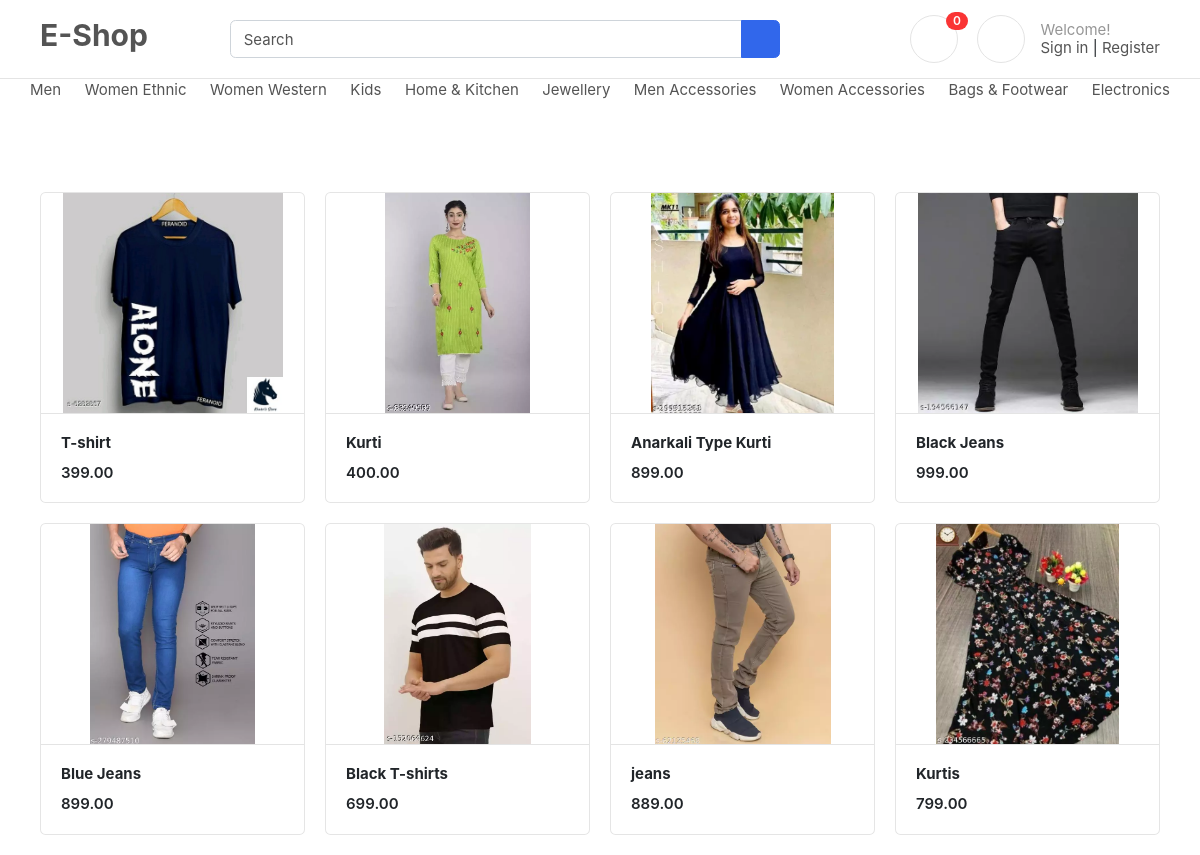
The page / on the database its author committed.
### products/models.py (models this page shows, shortened)
class Product(BaseModel):
    Product_name = models.CharField(max_length=100)
    slug = models.SlugField(unique=True , null=True , blank=True)
    category = models.ForeignKey(Category , on_delete=models.CASCADE , related_name="products")
    price = models.IntegerField()
    product_description = models.TextField()
    color_variant = models.ManyToManyField(ColorVariant , blank = True)
    size_variant = models.ManyToManyField(SizeVariant , blank = True)

class ProductImage(BaseModel):
    product = models.ForeignKey(Product , on_delete=models.CASCADE , related_name="product_images")
    image = models.ImageField(upload_to="product")

### home/views.py (the view)
# urls.py: path('' , index , name="index"),
def index(request):
    context = {'products' : Product.objects.all()}
    return render(request , 'home/index.html' , context)

### templates/home/index.html
{% extends "base/base.html"%}
{% block start %}
<div class="container mt-5 pt-5">
    <div class="row">
        {% for product in products %}
        <div class="col-md-3">
            <figure class="card card-product-grid">
                <div class="img-wrap"> <img src="/media/{{product.product_images.first.image}}"> </div>
                <figcaption class="info-wrap border-top">
                    <a href="{% url 'get_product' product.slug %}" class="title">
                        <b>{{product.Product_name}}</b></a>
                    <div class="price mt-2">{{product.price}}.00</div>
                </figcaption>
            </figure>
        </div>
        {% endfor %}
    </div>
</div>
{% endblock %}

### templates/base/base.html (shortened to what this page needs)
<!DOCTYPE HTML>
<html lang="en">
<head>
    <link href="/media/css/bootstrap.css" rel="stylesheet" type="text/css" />
    <link href="/media/fonts/fontawesome/css/all.min.css" type="text/css" rel="stylesheet">
    <link href="/media/css/ui.css" rel="stylesheet" type="text/css" />
    <link href="/media/css/responsive.css" rel="stylesheet" />
</head>
<body>
    <header class="section-header">
        <section class="header-main border-bottom">
            <div class="container">
                <div class="row align-items-center">
                    <div class="col-lg-2 col-4">
                        <h2> E-Shop</h2>
                    </div>
                    <div class="col-lg-6 col-sm-12">
                        <form action="#" class="search">
                            <div class="input-group w-100">
                                <input type="text" class="form-control" placeholder="Search">
                                <div class="input-group-append">
                                    <button class="btn btn-primary" type="submit">
                                        <i class="fa fa-search"></i>
                                    </button>
                                </div>
                            </div>
                        </form>
                    </div>
                    <div class="col-lg-4 col-sm-6 col-8">
                        <div class="widgets-wrap float-md-right">
                            <div class="widget-header  mr-3">
                                <a href="#" class="icon icon-sm rounded-circle border"><i
                                        class="fa fa-shopping-cart"></i></a>
                                <span class="badge badge-pill badge-danger notify">0</span>
                            </div>
                            <div class="widget-header icontext">
                                <a href="#" class="icon icon-sm rounded-circle border"><i class="fa fa-user"></i></a>
                                <div class="text">
                                    <span class="text-muted">Welcome!</span>
                                    <div>
                                        <a href="http://127.0.0.1:8000/accounts/login/">Sign in</a> |
                                        <a href="http://127.0.0.1:8000/accounts/register/"> Register</a>
                                    </div>
                                </div>
                            </div>
                        </div>
                    </div>
                </div>
            </div>
        </section>
        <nav class="navbar navbar-white navbar-expand p-0 bg-white">
            <div class="container">
                <div class="NavBarDesktop__Subtitle-sc-xsryom-0 izctWK"><span font-size="16px" font-weight="book"
                        color="greyBase" class="sc-eDvSVe gUjMRV">Men</span></div>
                <div class="NavBarDesktop__Subtitle-sc-xsryom-0 izctWK"><span font-size="16px" font-weight="book"
                        color="greyBase" class="sc-eDvSVe gUjMRV">Women Ethnic</span></div>
                <div class="NavBarDesktop__Subtitle-sc-xsryom-0 cVsvOs"><span font-size="16px" font-weight="demi"
                        color="pinkBase" class="sc-eDvSVe dURizl">Women Western</span></div>
                <div class="NavBarDesktop__Subtitle-sc-xsryom-0 izctWK"><span font-size="16px" font-weight="book"
                        color="greyBase" class="sc-eDvSVe gUjMRV">Kids</span></div>
                <div class="NavBarDesktop__Subtitle-sc-xsryom-0 cVsvOs"><span font-size="16px" font-weight="demi"
                        color="pinkBase" class="sc-eDvSVe dURizl">Home & Kitchen</span></div>
                <div class="NavBarDesktop__Subtitle-sc-xsryom-0 cVsvOs"><span font-size="16px" font-weight="demi"
                        color="pinkBase" class="sc-eDvSVe dURizl">Jewellery</span></div>
                <div class="NavBarDesktop__Subtitle-sc-xsryom-0 cVsvOs"><span font-size="16px" font-weight="demi"
                        color="pinkBase" class="sc-eDvSVe dURizl">Men Accessories</span></div>
                <div class="NavBarDesktop__Subtitle-sc-xsryom-0 cVsvOs"><span font-size="16px" font-weight="demi"
                        color="pinkBase" class="sc-eDvSVe dURizl">Women Accessories</span></div>
                <div class="NavBarDesktop__Subtitle-sc-xsryom-0 cVsvOs"><span font-size="16px" font-weight="demi"
                        color="pinkBase" class="sc-eDvSVe dURizl">Bags & Footwear</span></div>
                <div class="NavBarDesktop__Subtitle-sc-xsryom-0 cVsvOs"><span font-size="16px" font-weight="demi"
                        color="pinkBase" class="sc-eDvSVe dURizl">Electronics</span></div>
            </div>
        </nav>
    </header>
    {% block start %}
    {% endblock %}
</body>
</html>

### public/static/css/ui.css (style rules this page uses)
html { font-family: 'Inter', sans-serif; font-size: 15px; }
.img-wrap { text-align: center; display: block; }
.img-wrap img { max-width: 100%; }
.icon-xs, .icon-sm, .icon-md, .icon-lg { display: inline-block; text-align: center; flex-shrink: 0; flex-grow: 0; }
.icon-sm { width: 48px; height: 48px; line-height: 48px; font-size: 20px; }
figure { margin-bottom: 0; }
.bg-white { background-color: #fff; }
.card .title { color: #212529; }
.header-main { position: relative; padding-top: 1rem; padding-bottom: 1rem; }
.widget-header { display: inline-block; vertical-align: middle; position: relative; }
.widget-header a { color: #545454; }
.widget-header i { color: #969696; }
.widget-header .notify { position: absolute; top: -3px; right: -10px; }
[class*='card-product'] a.title { color: #212529; display: block; }
[class*='card-product'] .img-wrap { overflow: hidden; position: relative; }
[class*='card-product'] .img-wrap img { height: 100%; max-width: 100%; width: auto; display: inline-block; object-fit: cover; }
.card-product-grid { margin-bottom: 20px; }
.card-product-grid .img-wrap { border-radius: 0.2rem 0.2rem 0 0; height: 220px; }
.card-product-grid .info-wrap { overflow: hidden; padding: 18px 20px; }
.card .img-wrap { overflow: hidden; }
.icontext { display: inline-flex; align-items: center; vertical-align: middle; }
.icontext .text { width: 100%; line-height: 1.2; color: #212529; }
.icontext .icon { position: relative; margin-right: 15px; flex-shrink: 0; flex-grow: 0; }
.notify { position: absolute; top: -4px; right: -10px; display: inline-block; padding: .25em .6em; font-size: 12px; line-height: 1; text-align: center; border-radius: 3rem; color: #fff; background-color: #fa3434; }
.price { font-weight: 600; color: #212529; }

### rows shown on the page
Product: product_images.first.image (picture), Product_name "T-shirt", price "399"
Product: product_images.first.image (picture), Product_name "Kurti", price "400"
Product: product_images.first.image (picture), Product_name "Anarkali Type Kurti", price "899"
Product: product_images.first.image (picture), Product_name "Black Jeans", price "999"
Product: product_images.first.image (picture), Product_name "Blue Jeans", price "899"
Product: product_images.first.image (picture), Product_name "Black T-shirts", price "699"
Product: product_images.first.image (picture), Product_name "jeans", price "889"
Product: product_images.first.image (picture), Product_name "Kurtis", price "799"
